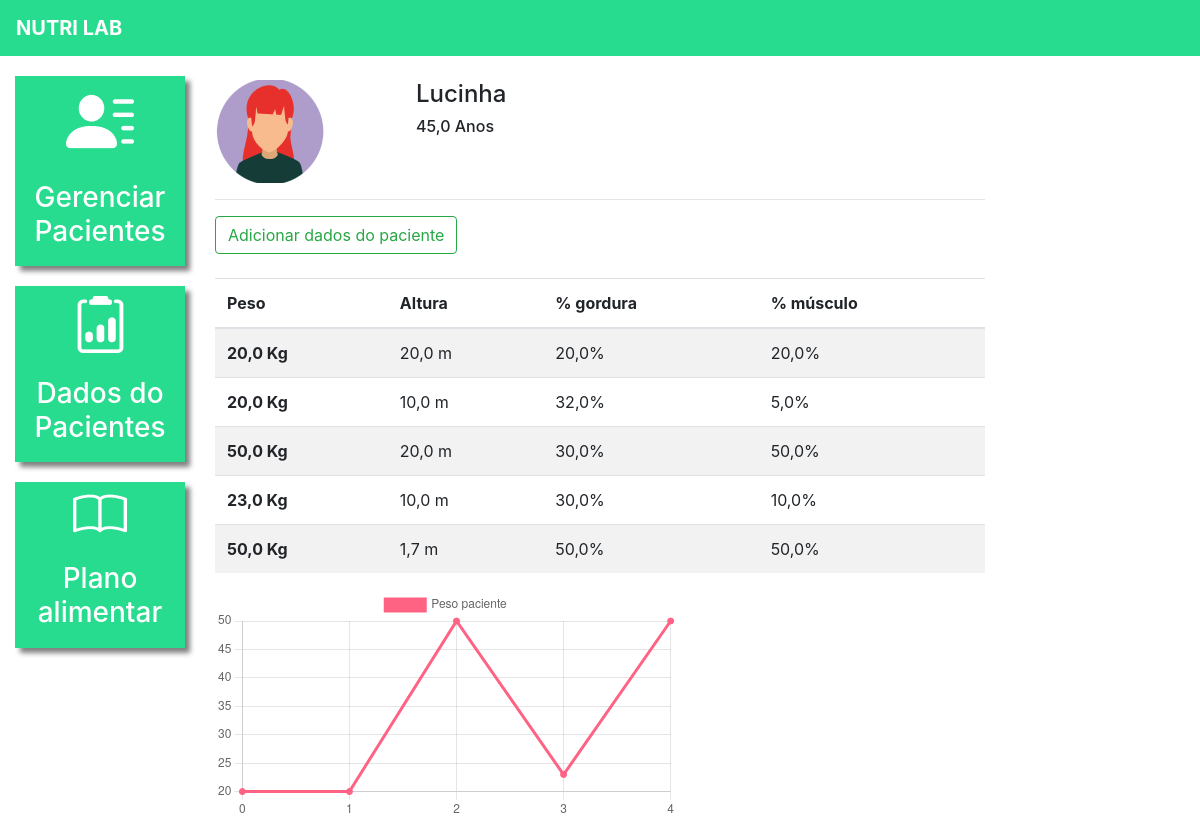
The page /dados_paciente/1/ (signed in) on the database its author committed.
### plataforma/models.py (models this page shows, shortened)
class Pacientes(models.Model):
    choices_sexo = (('F', 'Feminino'),
                    ('M', 'Masculino'))
    nome = models.CharField(max_length=50)
    sexo = models.CharField(max_length=1, choices=choices_sexo)
    idade = models.FloatField()
    email = models.EmailField()
    telefone = models.CharField(max_length=19)
    nutri = models.ForeignKey(User, on_delete=models.CASCADE)

class DadosPaciente(models.Model):
    paciente = models.ForeignKey(Pacientes, on_delete=models.CASCADE)
    data = models.DateTimeField()
    peso = models.FloatField()
    altura = models.FloatField()
    percentual_gordura = models.FloatField()
    percentual_musculo = models.FloatField()
    colesterol_hdl = models.FloatField()
    colesterol_ldl = models.FloatField()
    colesterol_total = models.FloatField()
    trigliceridios = models.FloatField()

### plataforma/views.py (the view, shortened to what this page needs)
# urls.py: path('dados_paciente/', views.dados_paciente_listar, name="dados_paciente_listar"),
@login_required(login_url='/auth/logar/')
def dados_paciente(request, id):
    paciente = get_object_or_404(Pacientes, id=id)
    if not paciente.nutri == request.user:
        messages.add_message(request, constants.ERROR, 'Esse paciente não é seu')
        return redirect('/pacientes/')
    if request.method == "GET":
        dados_paciente = DadosPaciente.objects.filter(paciente=paciente)
        return render(request, 'dados_paciente.html', {'paciente': paciente, 'dados_paciente': dados_paciente})

### plataforma/templates/dados_paciente.html (shortened to what this page needs)
{% extends 'base_plataforma.html' %}
{% load static %}
{% block 'plataforma' %}
    <br />
    <div class="row">
        <div class="col-md-3">
            <img src="{% static 'plataforma/img/perfil1.png' %}" />
        </div>
        <div class="col-md-3 dados descricao">
            <h4>{{ paciente.nome }}</h4>
            <h6>{{ paciente.idade }} Anos</h6>
        </div>
    </div>
    <hr />
    <button type="button" class="btn btn-outline-success" data-toggle="modal" data-target="#modal">
        Adicionar dados do paciente
    </button>
    <br />
    <br />
    <table class="table table-striped">
        <thead>
            <tr>
                <th scope="col">Peso</th>
                <th scope="col">Altura</th>
                <th scope="col">% gordura</th>
                <th scope="col">% músculo</th>
            </tr>
        </thead>
        <tbody>
            {% for dado in dados_paciente %}
                <tr>
                    <th scope="row">{{ dado.peso }} Kg</th>
                    <td>{{ dado.altura }} m</td>
                    <td>{{ dado.percentual_gordura }}%</td>
                    <td>{{ dado.percentual_musculo }}%</td>
                </tr>
            {% empty %}
                <tr>
                    <td colspan="4" class="text-center">
                        Nenhum dado cadastrado no momento.
                    </td>
                </tr>
            {% endfor %}
        </tbody>
    </table>
    <div style="width: 60%">
        <canvas id="myChart"></canvas>
    </div>
    <script>
        fetch("/grafico_peso/{{ paciente.id }}/", {
            method: "POST",
        })
        .then(function (result) {
            return result.json();
        })
        .then(function (data_paciente) {
            const data = {
                labels: data_paciente["labels"],
                datasets: [
                    {
                        label: "Peso paciente",
                        backgroundColor: "rgb(255, 99, 132)",
                        borderColor: "rgb(255, 99, 132)",
                        data: data_paciente["peso"],
                    },
                ],
            };
            const config = {
                type: "line",
                data: data,
                options: {},
            };
            const myChart = new Chart(document.getElementById("myChart"), config);
        });
    </script>
{% endblock %}

### templates/static/plataforma/css/css.css (style rules this page uses)
.dados { font-weight: bold; }
.descricao { margin-left: -12%; }
@media (max-width: 1300px) { .descricao { margin-left: 1px; } }

### rows shown on the page
Pacientes: nome "Lucinha", idade "45,0"
DadosPaciente: peso "20,0", altura "20,0", percentual_gordura "20,0", percentual_musculo "20,0"
DadosPaciente: peso "20,0", altura "10,0", percentual_gordura "32,0", percentual_musculo "5,0"
DadosPaciente: peso "50,0", altura "20,0", percentual_gordura "30,0", percentual_musculo "50,0"
DadosPaciente: peso "23,0", altura "10,0", percentual_gordura "30,0", percentual_musculo "10,0"
DadosPaciente: peso "50,0", altura "1,7", percentual_gordura "50,0", percentual_musculo "50,0"
